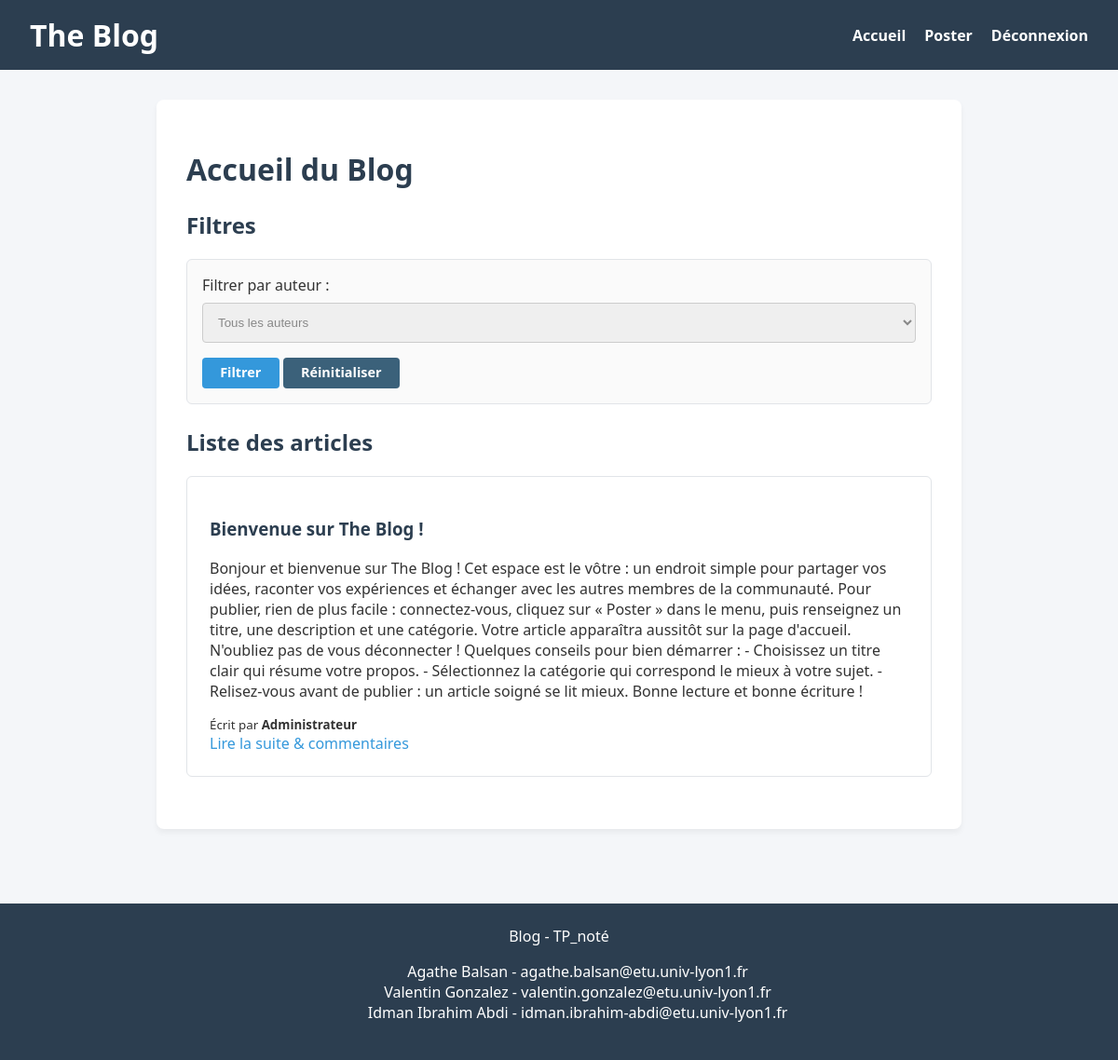
Screenshot of / (signed in) with the database file from the repository.
### tables this page shows
CREATE TABLE IF NOT EXISTS `article` (
  `id` int NOT NULL AUTO_INCREMENT,
  `titre` varchar(100) NOT NULL,
  `description` text NOT NULL COMMENT 'Contenu de l''article',
  `pseudo` varchar(50) NOT NULL,
  `categorie_id` int DEFAULT NULL COMMENT 'Identifiant de la catégorie',
  PRIMARY KEY (`id`),
  KEY `fk_article_categorie` (`categorie_id`),
  KEY `fk_article_user` (`pseudo`)
);

### index.php (the view, shortened to what this page needs)
<?php
    require_once('header.php');
?>
<?php
    $filtrePseudo = isset($_GET['pseudo']) ? trim($_GET['pseudo']) : '';
    if ($filtrePseudo !== '') {
        $stmtArticles = $connexion->prepare("SELECT * FROM article WHERE pseudo = ? ORDER BY id DESC");
        $stmtArticles->execute([$filtrePseudo]);
    } else {
        $stmtArticles = $connexion->query("SELECT * FROM article ORDER BY id DESC");
    }
    $articlesFiltres = $stmtArticles->fetchAll(PDO::FETCH_ASSOC);
?>
        <main>
            <div>
                <h1>Accueil du Blog</h1>
                <h2>Filtres</h2>
                <form method="GET" action="index.php">
                    <label for="pseudo">Filtrer par auteur :</label>
                    <select id="pseudo" name="pseudo" required>
                        <option value="">Tous les auteurs</option>
                    </select>
                    <button type="submit">Filtrer</button>
                    <a href="index.php" class="btreset">Réinitialiser</a>
                </form>
                <h2>Liste des articles</h2>
                <?php if (empty($articlesFiltres)): ?>
                    <?php showMsgErreur("Aucun article trouvé pour cet auteur."); ?>
                <?php else: ?>
                    <div class="liste-articles">
                        <?php foreach ($articlesFiltres as $article): ?>
                            <div class="article-card">
                                <h3><?= htmlspecialchars($article['titre']) ?></h3>
                                <p><?= htmlspecialchars($article['description']) ?></p>
                                <small>Écrit par <strong><?= htmlspecialchars($article['pseudo']) ?></strong></small>
                                <br>
                                <a href="affichageArticle.php?id=<?= $article['id'] ?>">Lire la suite & commentaires</a>
                            </div>
                        <?php endforeach; ?>
                    </div>
                <?php endif; ?>
            </div>
        </main>
<?php
require_once('footer.php'); ?>

### style.css (style rules this page uses)
html, body { height: 100%; margin: 0; }
body { display: flex; flex-direction: column; margin: 0; padding: 0; font-family: 'Segoe UI', Tahoma, Geneva, Verdana, sans-serif; background-color: #f4f6f9; color: #333; }
main { flex: 1; width: 800px; margin: 2rem auto; background: #ffffff; padding: 2rem; border-radius: 8px; box-shadow: 0 4px 6px rgba(0, 0, 0, 0.05); }
h1, h2, h3, h4 { color: #2c3e50; }
a { color: #3498db; text-decoration: none; }
form { margin-top: 1rem; margin-bottom: 1.5rem; background: #fafafa; padding: 1rem; border-radius: 6px; border: 1px solid #e1e4e8; }
input[type="text"], input[type="password"], select, textarea { width: 100%; padding: 0.75rem; margin-top: 0.5rem; margin-bottom: 1rem; border: 1px solid #ccc; border-radius: 4px; box-sizing: border-box; }
select:invalid { color: #888; }
select option { color: #000; }
button, a.btreset { background-color: #3498db; color: white; padding: 0.6rem 1.2rem; border: none; border-radius: 4px; cursor: pointer; font-weight: bold; font-family: inherit; font-size: 0.9rem; text-decoration: none; display: inline-block; line-height: 1; }
button[name="btReset"], a.btreset { background-color: #3b617a; }
.article-card { background: #fff; border: 1px solid #e1e4e8; padding: 1.5rem; border-radius: 6px; margin-bottom: 1.5rem; word-break: break-word; hyphens: auto; }

### rows the page displays
article: titre "Bienvenue sur The Blog !", description "Bonjour et bienvenue sur The Blog ! Cet espace est le vôtre : un endroit simple pour partager vos idées, raconter vos expériences et échanger avec les autres membres de la communauté. Pour publier, rien de plus facile : connectez-vous, cliquez sur « Poster » dans le menu, puis renseignez un titre, une description et une catégorie. Votre article apparaîtra aussitôt sur la page d'accueil. N'oubliez pas de vous déconnecter ! Quelques conseils pour bien démarrer : - Choisissez un titre clair qui résume votre propos. - Sélectionnez la catégorie qui correspond le mieux à votre sujet. - Relisez-vous avant de publier : un article soigné se lit mieux. Bonne lecture et bonne écriture !", pseudo "Administrateur"
